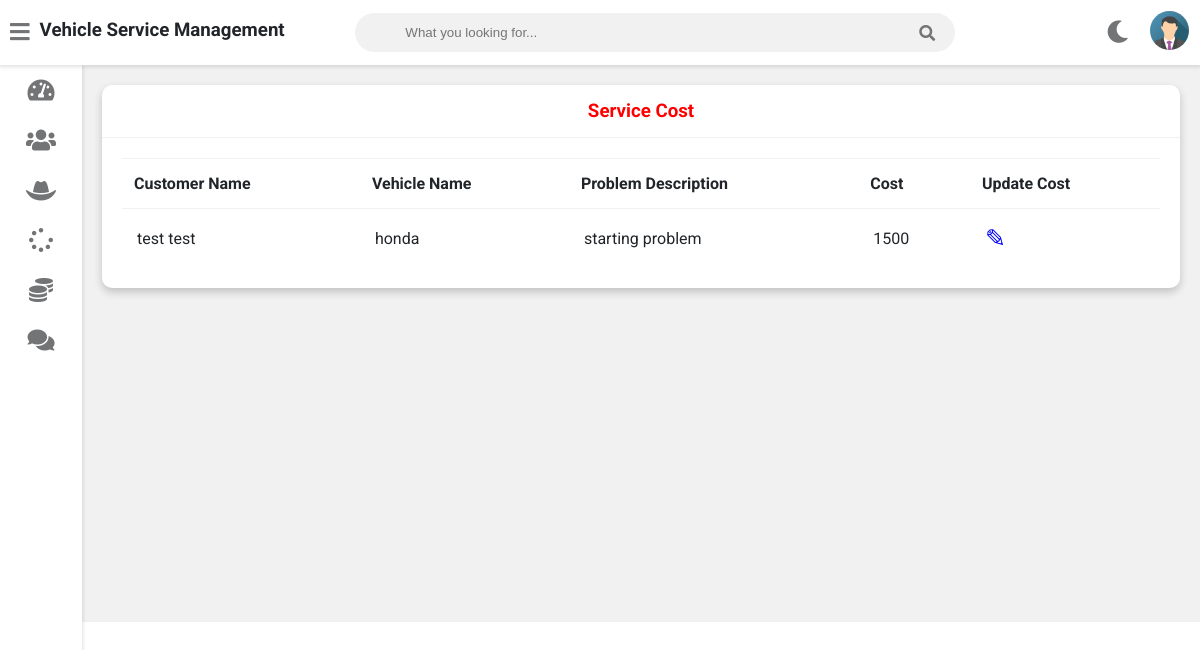
Screenshot of /admin-view-service-cost (signed in) with the database file from the repository.
### vehicle/models.py (models this page shows, shortened)
class Customer(models.Model):
    user=models.OneToOneField(User,on_delete=models.CASCADE)
    profile_pic= models.ImageField(upload_to='profile_pic/CustomerProfilePic/',null=True,blank=True)
    address = models.CharField(max_length=40)
    mobile = models.CharField(max_length=20,null=False)
    @property
    def get_name(self):
        return self.user.first_name+" "+self.user.last_name
    def __str__(self):
        return self.user.first_name

class Request(models.Model):
    cat=(('two wheeler with gear','two wheeler with gear'),('two wheeler without gear','two wheeler without gear'),('three wheeler','three wheeler'),('four wheeler','four wheeler'))
    category=models.CharField(max_length=50,choices=cat)
    vehicle_no=models.PositiveIntegerField(null=False)
    vehicle_name = models.CharField(max_length=40,null=False)
    vehicle_model = models.CharField(max_length=40,null=False)
    vehicle_brand = models.CharField(max_length=40,null=False)
    problem_description = models.CharField(max_length=500,null=False)
    date=models.DateField(auto_now=True)
    cost=models.PositiveIntegerField(null=True)
    customer=models.ForeignKey('Customer', on_delete=models.CASCADE,null=True)
    mechanic=models.ForeignKey('Mechanic',on_delete=models.CASCADE,null=True)
    stat=(('Pending','Pending'),('Approved','Approved'),('Repairing','Repairing'),('Repairing Done','Repairing Done'),('Released','Released'))
    status=models.CharField(max_length=50,choices=stat,default='Pending',null=True)

### vehicle/views.py (the view)
# urls.py: path('admin-view-service-cost',views.admin_view_service_cost_view,name='admin-view-service-cost'),
@login_required(login_url='adminlogin')
def admin_view_service_cost_view(request):
    enquiry=models.Request.objects.all().order_by('-id')
    customers=[]
    for enq in enquiry:
        customer=models.Customer.objects.get(id=enq.customer_id)
        customers.append(customer)
    print(customers)
    return render(request,'vehicle/admin_view_service_cost.html',{'data':zip(customers,enquiry)})

### templates/vehicle/admin_view_service_cost.html
{% extends 'vehicle/adminbase.html' %}
{% block content %}
	<div class="wrapper">
		<div class="row">
			<div class="col-12 col-m-12 col-sm-12">
				<div class="card">
					<div class="card-header">
						<h3 style="color:red; text-align:center" >Service Cost
						</h3>
					</div>
					<div class="card-content">
						<table>
							<thead>
                <tr>
                  <th>Customer Name</th>
                  <th>Vehicle Name</th>
                  <th>Problem Description</th>
                  <th>Cost</th>
                  <th>Update Cost</th>
                </tr>
							</thead>
							<tbody>
                {% for c,r in data %}
                <tr>
                  <td> {{c.get_name}}</td>
                  <td> {{r.vehicle_name}}</td>
                  <td>{{r.problem_description}}</td>
                  <td>{{r.cost}}</td>
                  <td><a  style="color:blue; text-decoration:none;font-size:25px;" href="{% url 'update-cost' r.id  %}">&#9998;</a></td>
                </tr>
                {% endfor %}
							</tbody>
						</table>
					</div>
				</div>
			</div>
		</div>
<br><br><br><br><br><br><br><br><br><br><br><br><br><br><br><br>
	</div>
{% endblock content %}

### static/style.css (style rules this page uses)
:root { --primary-color: #4834d4; --success-color: #6ab04c; --warning-color: #f0932b; --danger-color: #eb4d4b; --light-color: #212529; --light-second-color: #727475; --light-background: #ffffff; --light-second-background: #f1f1f1; --dark-color: #909090; --dark-second-color: #f5f6fa; --dark-background: #23242D; --dark-second-background: #181818; }
.light { --main-bg-color: var(--light-background); --second-bg-color: var(--light-second-background); --main-color: var(--light-color); --second-color: var(--light-second-color); }
* { box-sizing: border-box; }
body { font-family: 'Roboto', sans-serif; background: var(--main-bg-color); color: var(--main-color); margin: 0; }
.wrapper { padding: 10px; margin-left: 82px; padding-top: 75px; background: var(--second-bg-color); transition: margin-left .5s; }
.row { display: flex; flex-wrap: wrap; flex-direction: row; }
.row:after, .row:before { box-sizing: border-box; }
[class*="col-"] { padding: 10px; }
@media only screen and (min-width: 600px) { .col-sm-12 { width: 100%; } }
@media only screen and (min-width: 768px) { .col-m-12 { width: 100%; } }
@media only screen and (min-width: 992px) { .col-12 { width: 100%; } }
.card { background: var(--main-bg-color); color: var(--main-color); border-radius: 10px; margin-bottom: 10px; box-shadow: 0 4px 8px 0 rgba(0,0,0,0.2); }
.card-header { padding: 15px 30px; border-bottom: 1px solid var(--second-bg-color); position: relative; }
.card-header h3 { margin: 0; }
.card-content { padding: 20px; overflow-x: auto; }
table { border-collapse: collapse; width: 100%; }
table td { border-top: 1px solid var(--second-bg-color); padding: 15px; }
table th { border-top: 1px solid var(--second-bg-color); border-bottom: 1px solid var(--second-bg-color); padding: 15px 12px; text-align: left; }

### rows the page displays
Customer: get_name "test test", vehicle_name "honda", problem_description "starting problem", cost "1500"
